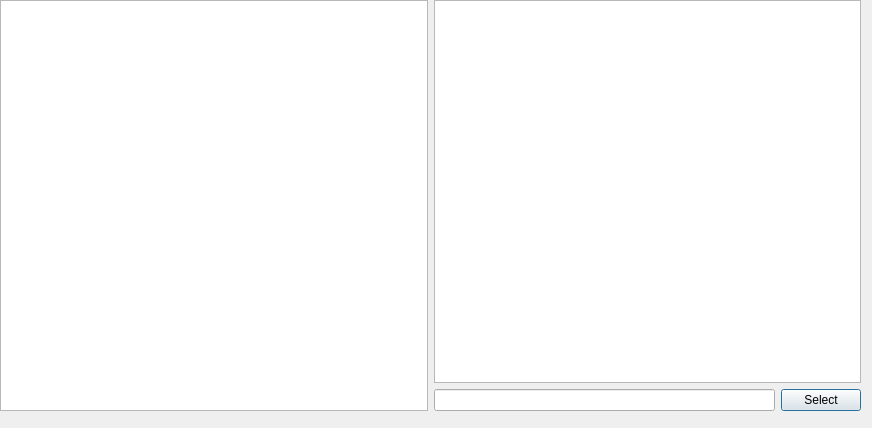
<?xml version="1.0" encoding="UTF-8"?>
<ui version="4.0">
 <class>Dialog</class>
 <widget class="QDialog" name="Dialog">
  <property name="geometry">
   <rect>
    <x>0</x>
    <y>0</y>
    <width>872</width>
    <height>428</height>
   </rect>
  </property>
  <property name="windowTitle">
   <string>Dialog</string>
  </property>
  <widget class="QWidget" name="horizontalLayoutWidget">
   <property name="geometry">
    <rect>
     <x>0</x>
     <y>0</y>
     <width>861</width>
     <height>411</height>
    </rect>
   </property>
   <layout class="QHBoxLayout" name="horizontalLayout">
    <item>
     <layout class="QVBoxLayout" name="verticalLayout">
      <property name="sizeConstraint">
       <enum>QLayout::SizeConstraint::SetNoConstraint</enum>
      </property>
      <property name="rightMargin">
       <number>0</number>
      </property>
      <item>
       <widget class="QTreeView" name="treeView">
        <property name="sizePolicy">
         <sizepolicy hsizetype="Expanding" vsizetype="Expanding">
          <horstretch>0</horstretch>
          <verstretch>0</verstretch>
         </sizepolicy>
        </property>
        <property name="maximumSize">
         <size>
          <width>16777215</width>
          <height>16777215</height>
         </size>
        </property>
       </widget>
      </item>
     </layout>
    </item>
    <item>
     <layout class="QVBoxLayout" name="verticalLayout_2">
      <property name="rightMargin">
       <number>0</number>
      </property>
      <item>
       <widget class="QListView" name="listView"/>
      </item>
      <item>
       <layout class="QHBoxLayout" name="horizontalLayout_2">
        <property name="topMargin">
         <number>0</number>
        </property>
        <item>
         <widget class="QLineEdit" name="lineEdit"/>
        </item>
        <item>
         <widget class="QPushButton" name="pushButton">
          <property name="text">
           <string>Select</string>
          </property>
         </widget>
        </item>
       </layout>
      </item>
     </layout>
    </item>
   </layout>
  </widget>
 </widget>
 <resources/>
 <connections/>
</ui>
